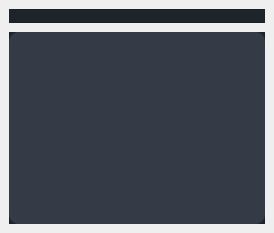
               <widget class="QWidget" name="processInfoContainer" native="true">
                <property name="sizePolicy">
                 <sizepolicy hsizetype="Expanding" vsizetype="Expanding">
                  <horstretch>0</horstretch>
                  <verstretch>0</verstretch>
                 </sizepolicy>
                </property>
                <property name="styleSheet">
                 <string notr="true">#processInfoContainer{
background-color:#1f232a;
border-radius:10px;
}
#infoSubContainer{
background-color:#1f232a

}
#previewSubContainer{
background-color:#1f232a
}
#renderOutput{
background-color:#343b47;
border-radius: 10px;

}
#previewLabel{
background-color:#343b47;
border-radius: 10px;


}</string>
                </property>
                <layout class="QVBoxLayout" name="verticalLayout_5">
                 <property name="spacing">
                  <number>9</number>
                 </property>
                 <property name="leftMargin">
                  <number>9</number>
                 </property>
                 <property name="topMargin">
                  <number>9</number>
                 </property>
                 <property name="rightMargin">
                  <number>9</number>
                 </property>
                 <property name="bottomMargin">
                  <number>9</number>
                 </property>
                 <item>
                  <widget class="QWidget" name="previewSubContainer" native="true">
                   <layout class="QVBoxLayout" name="verticalLayout_8">
                    <property name="spacing">
                     <number>0</number>
                    </property>
                    <property name="leftMargin">
                     <number>0</number>
                    </property>
                    <property name="topMargin">
                     <number>0</number>
                    </property>
                    <property name="rightMargin">
                     <number>0</number>
                    </property>
                    <property name="bottomMargin">
                     <number>0</number>
                    </property>
                    <item>
                     <widget class="QLabel" name="previewLabel">
                      <property name="sizePolicy">
                       <sizepolicy hsizetype="Expanding" vsizetype="Expanding">
                        <horstretch>0</horstretch>
                        <verstretch>0</verstretch>
                       </sizepolicy>
                      </property>
                      <property name="styleSheet">
                       <string notr="true">
QLabel{
	color: #fff;
    background-color:#1f232a;
}
</string>
                      </property>
                      <property name="text">
                       <string/>
                      </property>
                      <property name="scaledContents">
                       <bool>false</bool>
                      </property>
                      <property name="alignment">
                       <set>Qt::AlignmentFlag::AlignCenter</set>
                      </property>
                     </widget>
                    </item>
                   </layout>
                  </widget>
                 </item>
                 <item>
                  <widget class="QWidget" name="infoSubContainer" native="true">
                   <layout class="QVBoxLayout" name="verticalLayout_9">
                    <property name="spacing">
                     <number>9</number>
                    </property>
                    <property name="leftMargin">
                     <number>0</number>
                    </property>
                    <property name="topMargin">
                     <number>0</number>
                    </property>
                    <property name="rightMargin">
                     <number>0</number>
                    </property>
                    <property name="bottomMargin">
                     <number>0</number>
                    </property>
                    <item>
                     <widget class="QTextEdit" name="renderOutput">
                      <property name="sizePolicy">
                       <sizepolicy hsizetype="Minimum" vsizetype="Expanding">
                        <horstretch>0</horstretch>
                        <verstretch>0</verstretch>
                       </sizepolicy>
                      </property>
                      <property name="font">
                       <font>
                        <pointsize>13</pointsize>
                       </font>
                      </property>
                      <property name="styleSheet">
                       <string notr="true">*:disabled{
 
	color:white;
}</string>
                      </property>
                      <property name="verticalScrollBarPolicy">
                       <enum>Qt::ScrollBarPolicy::ScrollBarAlwaysOff</enum>
                      </property>
                      <property name="horizontalScrollBarPolicy">
                       <enum>Qt::ScrollBarPolicy::ScrollBarAlwaysOff</enum>
                      </property>
                      <property name="readOnly">
                       <bool>true</bool>
                      </property>
                      <property name="html">
                       <string>&lt;!DOCTYPE HTML PUBLIC &quot;-//W3C//DTD HTML 4.0//EN&quot; &quot;http://www.w3.org/TR/REC-html40/strict.dtd&quot;&gt;
&lt;html&gt;&lt;head&gt;&lt;meta name=&quot;qrichtext&quot; content=&quot;1&quot; /&gt;&lt;meta charset=&quot;utf-8&quot; /&gt;&lt;style type=&quot;text/css&quot;&gt;
p, li { white-space: pre-wrap; }
hr { height: 1px; border-width: 0; }
li.unchecked::marker { content: &quot;\2610&quot;; }
li.checked::marker { content: &quot;\2612&quot;; }
&lt;/style&gt;&lt;/head&gt;&lt;body style=&quot; font-family:'Noto Sans'; font-size:13pt; font-weight:400; font-style:normal;&quot;&gt;
&lt;p style=&quot;-qt-paragraph-type:empty; margin-top:0px; margin-bottom:0px; margin-left:0px; margin-right:0px; -qt-block-indent:0; text-indent:0px;&quot;&gt;&lt;br /&gt;&lt;/p&gt;&lt;/body&gt;&lt;/html&gt;</string>
                      </property>
                     </widget>
                    </item>
                   </layout>
                  </widget>
                 </item>
                </layout>
               </widget>
